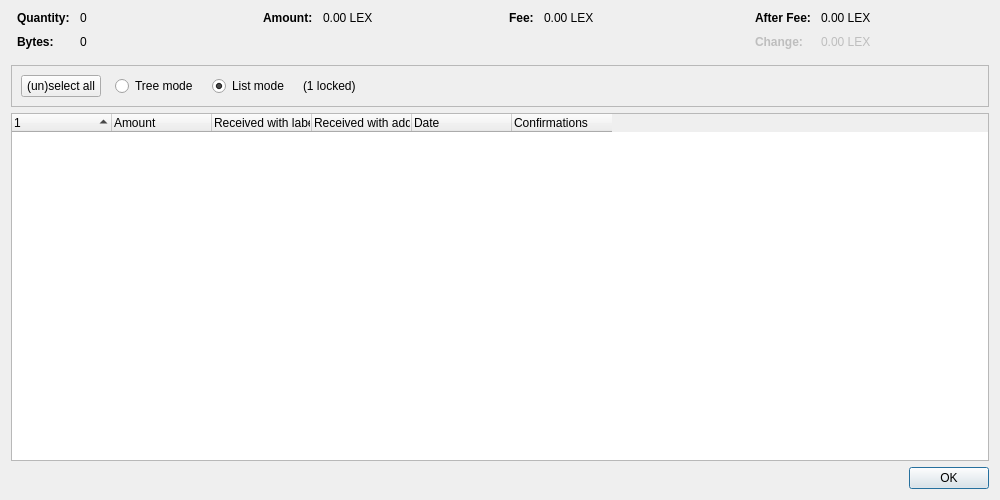
<?xml version="1.0" encoding="UTF-8"?>
<ui version="4.0">
 <class>CoinControlDialog</class>
 <widget class="QDialog" name="CoinControlDialog">
  <property name="geometry">
   <rect>
    <x>0</x>
    <y>0</y>
    <width>1000</width>
    <height>500</height>
   </rect>
  </property>
  <property name="windowTitle">
   <string>Coin Selection</string>
  </property>
  <layout class="QVBoxLayout" name="verticalLayout">
   <item>
    <layout class="QHBoxLayout" name="horizontalLayoutTop" stretch="0,0,0,0">
     <property name="topMargin">
      <number>0</number>
     </property>
     <property name="bottomMargin">
      <number>10</number>
     </property>
     <item>
      <layout class="QFormLayout" name="formLayoutCoinControl1">
       <property name="labelAlignment">
        <set>Qt::AlignLeft|Qt::AlignVCenter</set>
       </property>
       <property name="horizontalSpacing">
        <number>10</number>
       </property>
       <property name="verticalSpacing">
        <number>10</number>
       </property>
       <property name="leftMargin">
        <number>6</number>
       </property>
       <property name="rightMargin">
        <number>6</number>
       </property>
       <item row="0" column="0">
        <widget class="QLabel" name="labelCoinControlQuantityText">
         <property name="font">
          <font>
           <weight>75</weight>
           <bold>true</bold>
          </font>
         </property>
         <property name="text">
          <string>Quantity:</string>
         </property>
        </widget>
       </item>
       <item row="0" column="1">
        <widget class="QLabel" name="labelCoinControlQuantity">
         <property name="cursor">
          <cursorShape>IBeamCursor</cursorShape>
         </property>
         <property name="contextMenuPolicy">
          <enum>Qt::ActionsContextMenu</enum>
         </property>
         <property name="text">
          <string notr="true">0</string>
         </property>
         <property name="textInteractionFlags">
          <set>Qt::LinksAccessibleByMouse|Qt::TextSelectableByKeyboard|Qt::TextSelectableByMouse</set>
         </property>
        </widget>
       </item>
       <item row="1" column="0">
        <widget class="QLabel" name="labelCoinControlBytesText">
         <property name="font">
          <font>
           <weight>75</weight>
           <bold>true</bold>
          </font>
         </property>
         <property name="text">
          <string>Bytes:</string>
         </property>
        </widget>
       </item>
       <item row="1" column="1">
        <widget class="QLabel" name="labelCoinControlBytes">
         <property name="cursor">
          <cursorShape>IBeamCursor</cursorShape>
         </property>
         <property name="contextMenuPolicy">
          <enum>Qt::ActionsContextMenu</enum>
         </property>
         <property name="text">
          <string notr="true">0</string>
         </property>
         <property name="textInteractionFlags">
          <set>Qt::LinksAccessibleByMouse|Qt::TextSelectableByKeyboard|Qt::TextSelectableByMouse</set>
         </property>
        </widget>
       </item>
      </layout>
     </item>
     <item>
      <layout class="QFormLayout" name="formLayoutCoinControl2">
       <property name="horizontalSpacing">
        <number>10</number>
       </property>
       <property name="verticalSpacing">
        <number>10</number>
       </property>
       <property name="leftMargin">
        <number>6</number>
       </property>
       <property name="rightMargin">
        <number>6</number>
       </property>
       <item row="0" column="0">
        <widget class="QLabel" name="labelCoinControlAmountText">
         <property name="font">
          <font>
           <weight>75</weight>
           <bold>true</bold>
          </font>
         </property>
         <property name="text">
          <string>Amount:</string>
         </property>
        </widget>
       </item>
       <item row="0" column="1">
        <widget class="QLabel" name="labelCoinControlAmount">
         <property name="cursor">
          <cursorShape>IBeamCursor</cursorShape>
         </property>
         <property name="contextMenuPolicy">
          <enum>Qt::ActionsContextMenu</enum>
         </property>
         <property name="text">
          <string notr="true">0.00 LEX</string>
         </property>
         <property name="textInteractionFlags">
          <set>Qt::LinksAccessibleByMouse|Qt::TextSelectableByKeyboard|Qt::TextSelectableByMouse</set>
         </property>
        </widget>
       </item>
      </layout>
     </item>
     <item>
      <layout class="QFormLayout" name="formLayoutCoinControl3">
       <property name="horizontalSpacing">
        <number>10</number>
       </property>
       <property name="verticalSpacing">
        <number>10</number>
       </property>
       <property name="leftMargin">
        <number>6</number>
       </property>
       <property name="rightMargin">
        <number>6</number>
       </property>
       <item row="0" column="0">
        <widget class="QLabel" name="labelCoinControlFeeText">
         <property name="font">
          <font>
           <weight>75</weight>
           <bold>true</bold>
          </font>
         </property>
         <property name="text">
          <string>Fee:</string>
         </property>
        </widget>
       </item>
       <item row="0" column="1">
        <widget class="QLabel" name="labelCoinControlFee">
         <property name="cursor">
          <cursorShape>IBeamCursor</cursorShape>
         </property>
         <property name="contextMenuPolicy">
          <enum>Qt::ActionsContextMenu</enum>
         </property>
         <property name="text">
          <string notr="true">0.00 LEX</string>
         </property>
         <property name="textInteractionFlags">
          <set>Qt::LinksAccessibleByMouse|Qt::TextSelectableByKeyboard|Qt::TextSelectableByMouse</set>
         </property>
        </widget>
       </item>
      </layout>
     </item>
     <item>
      <layout class="QFormLayout" name="formLayoutCoinControl4">
       <property name="labelAlignment">
        <set>Qt::AlignLeft|Qt::AlignVCenter</set>
       </property>
       <property name="horizontalSpacing">
        <number>10</number>
       </property>
       <property name="verticalSpacing">
        <number>10</number>
       </property>
       <property name="leftMargin">
        <number>6</number>
       </property>
       <property name="rightMargin">
        <number>6</number>
       </property>
       <item row="0" column="0">
        <widget class="QLabel" name="labelCoinControlAfterFeeText">
         <property name="font">
          <font>
           <weight>75</weight>
           <bold>true</bold>
          </font>
         </property>
         <property name="text">
          <string>After Fee:</string>
         </property>
        </widget>
       </item>
       <item row="0" column="1">
        <widget class="QLabel" name="labelCoinControlAfterFee">
         <property name="cursor">
          <cursorShape>IBeamCursor</cursorShape>
         </property>
         <property name="contextMenuPolicy">
          <enum>Qt::ActionsContextMenu</enum>
         </property>
         <property name="text">
          <string notr="true">0.00 LEX</string>
         </property>
         <property name="textInteractionFlags">
          <set>Qt::LinksAccessibleByMouse|Qt::TextSelectableByKeyboard|Qt::TextSelectableByMouse</set>
         </property>
        </widget>
       </item>
       <item row="1" column="0">
        <widget class="QLabel" name="labelCoinControlChangeText">
         <property name="enabled">
          <bool>false</bool>
         </property>
         <property name="font">
          <font>
           <weight>75</weight>
           <bold>true</bold>
          </font>
         </property>
         <property name="text">
          <string>Change:</string>
         </property>
        </widget>
       </item>
       <item row="1" column="1">
        <widget class="QLabel" name="labelCoinControlChange">
         <property name="enabled">
          <bool>false</bool>
         </property>
         <property name="cursor">
          <cursorShape>IBeamCursor</cursorShape>
         </property>
         <property name="contextMenuPolicy">
          <enum>Qt::ActionsContextMenu</enum>
         </property>
         <property name="text">
          <string notr="true">0.00 LEX</string>
         </property>
         <property name="textInteractionFlags">
          <set>Qt::LinksAccessibleByMouse|Qt::TextSelectableByKeyboard|Qt::TextSelectableByMouse</set>
         </property>
        </widget>
       </item>
      </layout>
     </item>
    </layout>
   </item>
   <item>
    <widget class="QFrame" name="frame">
     <property name="minimumSize">
      <size>
       <width>0</width>
       <height>40</height>
      </size>
     </property>
     <property name="frameShape">
      <enum>QFrame::StyledPanel</enum>
     </property>
     <property name="frameShadow">
      <enum>QFrame::Sunken</enum>
     </property>
     <layout class="QHBoxLayout" name="horizontalLayout">
      <item>
       <layout class="QHBoxLayout" name="horizontalLayoutPanel" stretch="0,0,0,0,0">
        <property name="spacing">
         <number>14</number>
        </property>
        <item>
         <widget class="QPushButton" name="pushButtonSelectAll">
          <property name="sizePolicy">
           <sizepolicy hsizetype="Maximum" vsizetype="Fixed">
            <horstretch>0</horstretch>
            <verstretch>0</verstretch>
           </sizepolicy>
          </property>
          <property name="text">
           <string>(un)select all</string>
          </property>
          <property name="autoDefault">
           <bool>false</bool>
          </property>
         </widget>
        </item>
        <item>
         <widget class="QRadioButton" name="radioTreeMode">
          <property name="sizePolicy">
           <sizepolicy hsizetype="Maximum" vsizetype="Fixed">
            <horstretch>0</horstretch>
            <verstretch>0</verstretch>
           </sizepolicy>
          </property>
          <property name="text">
           <string>Tree mode</string>
          </property>
         </widget>
        </item>
        <item>
         <widget class="QRadioButton" name="radioListMode">
          <property name="sizePolicy">
           <sizepolicy hsizetype="Maximum" vsizetype="Fixed">
            <horstretch>0</horstretch>
            <verstretch>0</verstretch>
           </sizepolicy>
          </property>
          <property name="text">
           <string>List mode</string>
          </property>
          <property name="checked">
           <bool>true</bool>
          </property>
         </widget>
        </item>
        <item>
         <widget class="QLabel" name="labelLocked">
          <property name="text">
           <string notr="true">(1 locked)</string>
          </property>
         </widget>
        </item>
        <item>
         <spacer name="horizontalSpacer">
          <property name="orientation">
           <enum>Qt::Horizontal</enum>
          </property>
          <property name="sizeHint" stdset="0">
           <size>
            <width>40</width>
            <height>20</height>
           </size>
          </property>
         </spacer>
        </item>
       </layout>
      </item>
     </layout>
    </widget>
   </item>
   <item>
    <widget class="CoinControlTreeWidget" name="treeWidget">
     <property name="contextMenuPolicy">
      <enum>Qt::CustomContextMenu</enum>
     </property>
     <property name="sortingEnabled">
      <bool>false</bool>
     </property>
     <property name="columnCount">
      <number>6</number>
     </property>
     <attribute name="headerShowSortIndicator" stdset="0">
      <bool>true</bool>
     </attribute>
     <attribute name="headerStretchLastSection">
      <bool>false</bool>
     </attribute>
     <column>
      <property name="text">
       <string/>
      </property>
     </column>
     <column>
      <property name="text">
       <string>Amount</string>
      </property>
     </column>
     <column>
      <property name="text">
       <string>Received with label</string>
      </property>
     </column>
     <column>
      <property name="text">
       <string>Received with address</string>
      </property>
     </column>
     <column>
      <property name="text">
       <string>Date</string>
      </property>
     </column>
     <column>
      <property name="text">
       <string>Confirmations</string>
      </property>
      <property name="toolTip">
       <string>Confirmed</string>
      </property>
     </column>
     <column>
      <property name="text">
       <string/>
      </property>
     </column>
     <column>
      <property name="text">
       <string/>
      </property>
     </column>
     <column>
      <property name="text">
       <string/>
      </property>
     </column>
     <column>
      <property name="text">
       <string/>
      </property>
     </column>
    </widget>
   </item>
   <item>
    <widget class="QDialogButtonBox" name="buttonBox">
     <property name="orientation">
      <enum>Qt::Horizontal</enum>
     </property>
     <property name="standardButtons">
      <set>QDialogButtonBox::Ok</set>
     </property>
    </widget>
   </item>
  </layout>
 </widget>
 <customwidgets>
  <customwidget>
   <class>CoinControlTreeWidget</class>
   <extends>QTreeWidget</extends>
   <header>qt/coincontroltreewidget.h</header>
  </customwidget>
 </customwidgets>
 <resources/>
 <connections/>
</ui>
